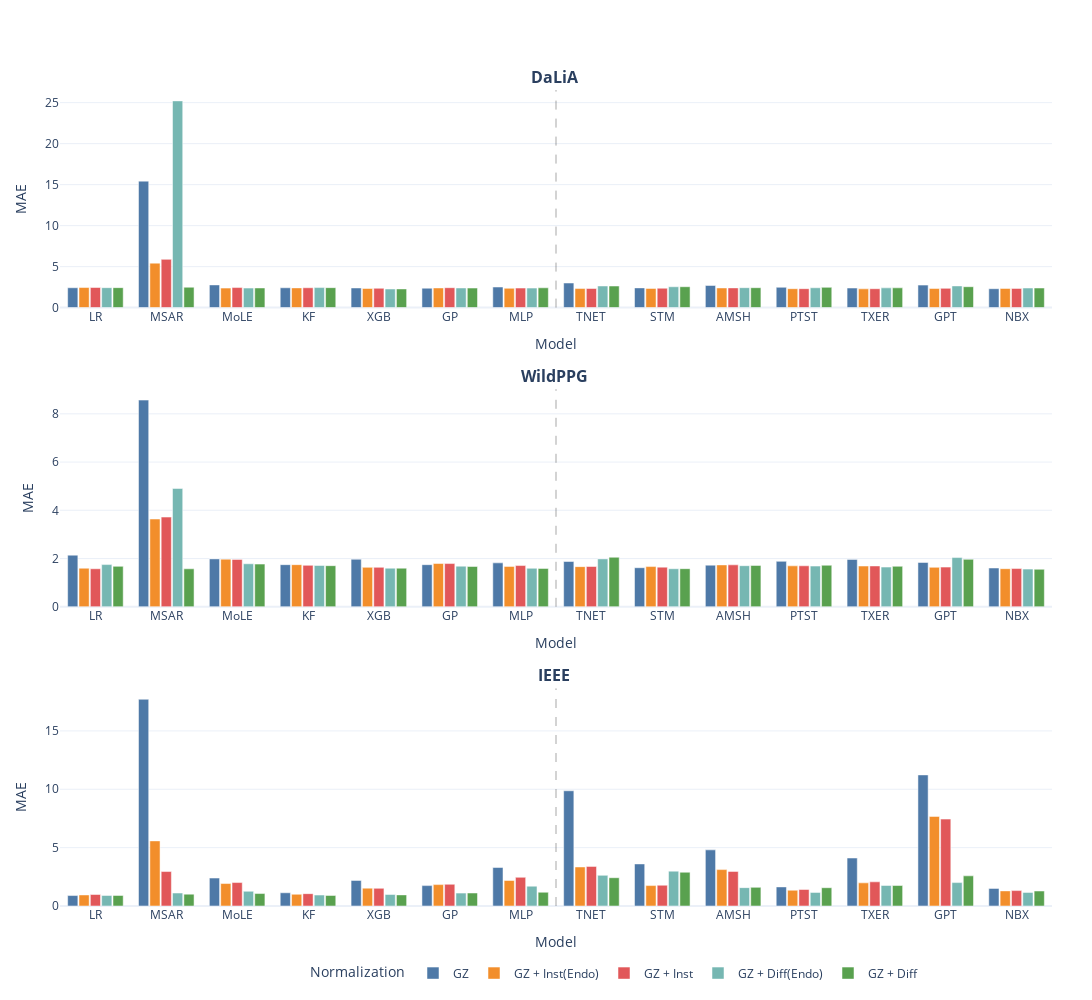

Notebook code cell kept with this figure:
### Code cell
datasets = ["dalia", "wildppg", "ieee"]
norms = ["GZ", "GZ + Inst(Endo)", "GZ + Inst", "GZ + Diff(Endo)", "GZ + Diff"]

norm_colors = {
    "GZ":               "#4E79A7",
    "GZ + Inst(Endo)":  "#F28E2B",
    "GZ + Inst":        "#E15759",
    "GZ + Diff(Endo)":  "#76B7B2",
    "GZ + Diff":        "#59A14F",
}

#bm = [b for b in BASELINES if b != "msar"]
bm = BASELINES.copy()
data = {}
for d in datasets:
    metrics = dataset_metrics[d]
    data[d] = (
        compute_matrix(bm, metrics),
        compute_matrix(DL, metrics),         
    )

x_models_baseline = [model_to_abbr[m] for m in bm]
x_models_dl       = [model_to_abbr[m] for m in DL]
x_models_all      = x_models_baseline + x_models_dl

all_vals = []
for d in datasets:
    bz, dz = data[d]
    all_vals.append(np.concatenate([bz, dz], axis=0))
all_vals = np.concatenate(all_vals, axis=0)
ymin, ymax = float(np.nanmin(all_vals)), float(np.nanmax(all_vals))
pad = 0.05 * (ymax - ymin if ymax > ymin else 1.0)
yrange = [ymin - pad, ymax + pad]

fig = make_subplots(
    rows=len(datasets), cols=1,
    shared_xaxes=False, shared_yaxes=False,
    subplot_titles=[f"<b>{dataset_to_name[d]} </b>" for d in datasets],
    vertical_spacing=0.10
)

legend_shown_for_norm = {n: False for n in norms}

for r, d in enumerate(datasets, start=1):
    base_z, dl_z = data[d]          
    z_full = np.vstack([base_z, dl_z])

    for j, norm in enumerate(norms):
        fig.add_trace(
            go.Bar(
                x=x_models_all,
                y=z_full[:, j],
                name=norm,
                legendgroup=norm,
                marker_color=norm_colors[norm],
                showlegend=(not legend_shown_for_norm[norm] and r == 1),
                hovertemplate="Model: %{x}<br>Norm: " + norm + "<br>MAE: %{y:.3f}<extra></extra>",
            ),
            row=r, col=1
        )
        if r == 1:
            legend_shown_for_norm[norm] = True

    fig.update_yaxes(title_text="MAE", row=r, col=1)
    fig.update_xaxes(
        title_text="Model",
        categoryorder="array",
        categoryarray=x_models_all,
        row=r, col=1
    )

    fig.add_vline(
        x=6.5, line_width=1, line_dash="dash", line_color="rgba(0,0,0,0.35)",
        row=r, col=1
    )

fig.update_layout(
    barmode="group",          
    bargap=0.20,
    bargroupgap=0.10,
    height=1000,
    width=1400,
    template="plotly_white",
    margin=dict(t=90, l=60, r=40, b=60),
    legend=dict(
        title="Normalization",
        orientation="h",
        yanchor="bottom",
        y=-0.1,
        xanchor="left",
        x=0.25
    )
)

fig.show()

### Figure 1 — Plotly figure (JSON) as saved in the notebook; plotly's stock layout.template omitted (floating-point values rounded to 4 significant figures)
{"data": [{"hovertemplate": "Model: %{x}<br>Norm: GZ<br>MAE: %{y:.3f}<extra></extra>", "legendgroup": "GZ", "marker": {"color": "#4E79A7"}, "name": "GZ", "showlegend": true, "type": "bar", "x": ["LR", "MSAR", "MoLE", "KF", "XGB", "GP", "MLP", "TNET", "STM", "AMSH", "PTST", "TXER", "GPT", "NBX"], "xaxis": "x", "y": [2.421, 15.42, 2.768, 2.417, 2.395, 2.367, 2.511, 2.998, 2.404, 2.698, 2.475, 2.386, 2.742, 2.303], "yaxis": "y"}, {"hovertemplate": "Model: %{x}<br>Norm: GZ + Inst(Endo)<br>MAE: %{y:.3f}<extra></extra>", "legendgroup": "GZ + Inst(Endo)", "marker": {"color": "#F28E2B"}, "name": "GZ + Inst(Endo)", "showlegend": true, "type": "bar", "x": ["LR", "MSAR", "MoLE", "KF", "XGB", "GP", "MLP", "TNET", "STM", "AMSH", "PTST", "TXER", "GPT", "NBX"], "xaxis": "x", "y": [2.447, 5.424, 2.377, 2.404, 2.332, 2.398, 2.354, 2.323, 2.338, 2.397, 2.306, 2.287, 2.325, 2.338], "yaxis": "y"}, {"hovertemplate": "Model: %{x}<br>Norm: GZ + Inst<br>MAE: %{y:.3f}<extra></extra>", "legendgroup": "GZ + Inst", "marker": {"color": "#E15759"}, "name": "GZ + Inst", "showlegend": true, "type": "bar", "x": ["LR", "MSAR", "MoLE", "KF", "XGB", "GP", "MLP", "TNET", "STM", "AMSH", "PTST", "TXER", "GPT", "NBX"], "xaxis": "x", "y": [2.449, 5.883, 2.443, 2.419, 2.355, 2.426, 2.382, 2.329, 2.364, 2.403, 2.308, 2.303, 2.345, 2.338], "yaxis": "y"}, {"hovertemplate": "Model: %{x}<br>Norm: GZ + Diff(Endo)<br>MAE: %{y:.3f}<extra></extra>", "legendgroup": "GZ + Diff(Endo)", "marker": {"color": "#76B7B2"}, "name": "GZ + Diff(Endo)", "showlegend": true, "type": "bar", "x": ["LR", "MSAR", "MoLE", "KF", "XGB", "GP", "MLP", "TNET", "STM", "AMSH", "PTST", "TXER", "GPT", "NBX"], "xaxis": "x", "y": [2.433, 25.21, 2.379, 2.441, 2.269, 2.394, 2.378, 2.637, 2.543, 2.429, 2.418, 2.406, 2.643, 2.388], "yaxis": "y"}, {"hovertemplate": "Model: %{x}<br>Norm: GZ + Diff<br>MAE: %{y:.3f}<extra></extra>", "legendgroup": "GZ + Diff", "marker": {"color": "#59A14F"}, "name": "GZ + Diff", "showlegend": true, "type": "bar", "x": ["LR", "MSAR", "MoLE", "KF", "XGB", "GP", "MLP", "TNET", "STM", "AMSH", "PTST", "TXER", "GPT", "NBX"], "xaxis": "x", "y": [2.433, 2.484, 2.394, 2.432, 2.277, 2.385, 2.414, 2.632, 2.545, 2.427, 2.469, 2.412, 2.546, 2.388], "yaxis": "y"}, {"hovertemplate": "Model: %{x}<br>Norm: GZ<br>MAE: %{y:.3f}<extra></extra>", "legendgroup": "GZ", "marker": {"color": "#4E79A7"}, "name": "GZ", "showlegend": false, "type": "bar", "x": ["LR", "MSAR", "MoLE", "KF", "XGB", "GP", "MLP", "TNET", "STM", "AMSH", "PTST", "TXER", "GPT", "NBX"], "xaxis": "x2", "y": [2.141, 8.57, 1.986, 1.747, 1.971, 1.746, 1.821, 1.878, 1.62, 1.726, 1.884, 1.966, 1.837, 1.608], "yaxis": "y2"}, {"hovertemplate": "Model: %{x}<br>Norm: GZ + Inst(Endo)<br>MAE: %{y:.3f}<extra></extra>", "legendgroup": "GZ + Inst(Endo)", "marker": {"color": "#F28E2B"}, "name": "GZ + Inst(Endo)", "showlegend": false, "type": "bar", "x": ["LR", "MSAR", "MoLE", "KF", "XGB", "GP", "MLP", "TNET", "STM", "AMSH", "PTST", "TXER", "GPT", "NBX"], "xaxis": "x2", "y": [1.6, 3.639, 1.976, 1.747, 1.636, 1.794, 1.676, 1.665, 1.667, 1.736, 1.698, 1.69, 1.636, 1.579], "yaxis": "y2"}, {"hovertemplate": "Model: %{x}<br>Norm: GZ + Inst<br>MAE: %{y:.3f}<extra></extra>", "legendgroup": "GZ + Inst", "marker": {"color": "#E15759"}, "name": "GZ + Inst", "showlegend": false, "type": "bar", "x": ["LR", "MSAR", "MoLE", "KF", "XGB", "GP", "MLP", "TNET", "STM", "AMSH", "PTST", "TXER", "GPT", "NBX"], "xaxis": "x2", "y": [1.576, 3.72, 1.965, 1.718, 1.636, 1.792, 1.71, 1.671, 1.644, 1.739, 1.7, 1.694, 1.645, 1.585], "yaxis": "y2"}, {"hovertemplate": "Model: %{x}<br>Norm: GZ + Diff(Endo)<br>MAE: %{y:.3f}<extra></extra>", "legendgroup": "GZ + Diff(Endo)", "marker": {"color": "#76B7B2"}, "name": "GZ + Diff(Endo)", "showlegend": false, "type": "bar", "x": ["LR", "MSAR", "MoLE", "KF", "XGB", "GP", "MLP", "TNET", "STM", "AMSH", "PTST", "TXER", "GPT", "NBX"], "xaxis": "x2", "y": [1.749, 4.906, 1.783, 1.714, 1.6, 1.685, 1.596, 1.986, 1.578, 1.704, 1.688, 1.646, 2.042, 1.562], "yaxis": "y2"}, {"hovertemplate": "Model: %{x}<br>Norm: GZ + Diff<br>MAE: %{y:.3f}<extra></extra>", "legendgroup": "GZ + Diff", "marker": {"color": "#59A14F"}, "name": "GZ + Diff", "showlegend": false, "type": "bar", "x": ["LR", "MSAR", "MoLE", "KF", "XGB", "GP", "MLP", "TNET", "STM", "AMSH", "PTST", "TXER", "GPT", "NBX"], "xaxis": "x2", "y": [1.677, 1.575, 1.77, 1.705, 1.601, 1.672, 1.591, 2.053, 1.58, 1.715, 1.722, 1.679, 1.968, 1.554], "yaxis": "y2"}, {"hovertemplate": "Model: %{x}<br>Norm: GZ<br>MAE: %{y:.3f}<extra></extra>", "legendgroup": "GZ", "marker": {"color": "#4E79A7"}, "name": "GZ", "showlegend": false, "type": "bar", "x": ["LR", "MSAR", "MoLE", "KF", "XGB", "GP", "MLP", "TNET", "STM", "AMSH", "PTST", "TXER", "GPT", "NBX"], "xaxis": "x3", "y": [0.8947, 17.71, 2.395, 1.133, 2.192, 1.746, 3.297, 9.871, 3.604, 4.809, 1.635, 4.11, 11.23, 1.508], "yaxis": "y3"}, {"hovertemplate": "Model: %{x}<br>Norm: GZ + Inst(Endo)<br>MAE: %{y:.3f}<extra></extra>", "legendgroup": "GZ + Inst(Endo)", "marker": {"color": "#F28E2B"}, "name": "GZ + Inst(Endo)", "showlegend": false, "type": "bar", "x": ["LR", "MSAR", "MoLE", "KF", "XGB", "GP", "MLP", "TNET", "STM", "AMSH", "PTST", "TXER", "GPT", "NBX"], "xaxis": "x3", "y": [0.9466, 5.578, 1.924, 1.004, 1.53, 1.833, 2.187, 3.344, 1.749, 3.118, 1.352, 1.982, 7.675, 1.295], "yaxis": "y3"}, {"hovertemplate": "Model: %{x}<br>Norm: GZ + Inst<br>MAE: %{y:.3f}<extra></extra>", "legendgroup": "GZ + Inst", "marker": {"color": "#E15759"}, "name": "GZ + Inst", "showlegend": false, "type": "bar", "x": ["LR", "MSAR", "MoLE", "KF", "XGB", "GP", "MLP", "TNET", "STM", "AMSH", "PTST", "TXER", "GPT", "NBX"], "xaxis": "x3", "y": [0.9824, 2.952, 2.008, 1.057, 1.513, 1.859, 2.457, 3.394, 1.779, 2.963, 1.414, 2.07, 7.445, 1.32], "yaxis": "y3"}, {"hovertemplate": "Model: %{x}<br>Norm: GZ + Diff(Endo)<br>MAE: %{y:.3f}<extra></extra>", "legendgroup": "GZ + Diff(Endo)", "marker": {"color": "#76B7B2"}, "name": "GZ + Diff(Endo)", "showlegend": false, "type": "bar", "x": ["LR", "MSAR", "MoLE", "KF", "XGB", "GP", "MLP", "TNET", "STM", "AMSH", "PTST", "TXER", "GPT", "NBX"], "xaxis": "x3", "y": [0.9042, 1.112, 1.26, 0.9381, 0.9832, 1.104, 1.699, 2.628, 2.986, 1.573, 1.165, 1.759, 2.004, 1.166], "yaxis": "y3"}, {"hovertemplate": "Model: %{x}<br>Norm: GZ + Diff<br>MAE: %{y:.3f}<extra></extra>", "legendgroup": "GZ + Diff", "marker": {"color": "#59A14F"}, "name": "GZ + Diff", "showlegend": false, "type": "bar", "x": ["LR", "MSAR", "MoLE", "KF", "XGB", "GP", "MLP", "TNET", "STM", "AMSH", "PTST", "TXER", "GPT", "NBX"], "xaxis": "x3", "y": [0.9047, 1.015, 1.067, 0.9039, 0.952, 1.113, 1.178, 2.423, 2.892, 1.597, 1.566, 1.755, 2.583, 1.283], "yaxis": "y3"}], "layout": {"annotations": [{"font": {"size": 16}, "showarrow": false, "text": "<b>DaLiA </b>", "x": 0.5, "xanchor": "center", "xref": "paper", "y": 1, "yanchor": "bottom", "yref": "paper"}, {"font": {"size": 16}, "showarrow": false, "text": "<b>WildPPG </b>", "x": 0.5, "xanchor": "center", "xref": "paper", "y": 0.6333, "yanchor": "bottom", "yref": "paper"}, {"font": {"size": 16}, "showarrow": false, "text": "<b>IEEE </b>", "x": 0.5, "xanchor": "center", "xref": "paper", "y": 0.2667, "yanchor": "bottom", "yref": "paper"}], "bargap": 0.2, "bargroupgap": 0.1, "barmode": "group", "height": 1000, "legend": {"orientation": "h", "title": {"text": "Normalization"}, "x": 0.25, "xanchor": "left", "y": -0.1, "yanchor": "bottom"}, "margin": {"b": 60, "l": 60, "r": 40, "t": 90}, "shapes": [{"line": {"color": "rgba(0,0,0,0.35)", "dash": "dash", "width": 1}, "type": "line", "x0": 6.5, "x1": 6.5, "xref": "x", "y0": 0, "y1": 1, "yref": "y domain"}, {"line": {"color": "rgba(0,0,0,0.35)", "dash": "dash", "width": 1}, "type": "line", "x0": 6.5, "x1": 6.5, "xref": "x2", "y0": 0, "y1": 1, "yref": "y2 domain"}, {"line": {"color": "rgba(0,0,0,0.35)", "dash": "dash", "width": 1}, "type": "line", "x0": 6.5, "x1": 6.5, "xref": "x3", "y0": 0, "y1": 1, "yref": "y3 domain"}], "width": 1400, "xaxis": {"anchor": "y", "categoryarray": ["LR", "MSAR", "MoLE", "KF", "XGB", "GP", "MLP", "TNET", "STM", "AMSH", "PTST", "TXER", "GPT", "NBX"], "categoryorder": "array", "domain": [0, 1], "title": {"text": "Model"}}, "xaxis2": {"anchor": "y2", "categoryarray": ["LR", "MSAR", "MoLE", "KF", "XGB", "GP", "MLP", "TNET", "STM", "AMSH", "PTST", "TXER", "GPT", "NBX"], "categoryorder": "array", "domain": [0, 1], "title": {"text": "Model"}}, "xaxis3": {"anchor": "y3", "categoryarray": ["LR", "MSAR", "MoLE", "KF", "XGB", "GP", "MLP", "TNET", "STM", "AMSH", "PTST", "TXER", "GPT", "NBX"], "categoryorder": "array", "domain": [0, 1], "title": {"text": "Model"}}, "yaxis": {"anchor": "x", "domain": [0.7333, 1], "title": {"text": "MAE"}}, "yaxis2": {"anchor": "x2", "domain": [0.3667, 0.6333], "title": {"text": "MAE"}}, "yaxis3": {"anchor": "x3", "domain": [0, 0.2667], "title": {"text": "MAE"}}}}
